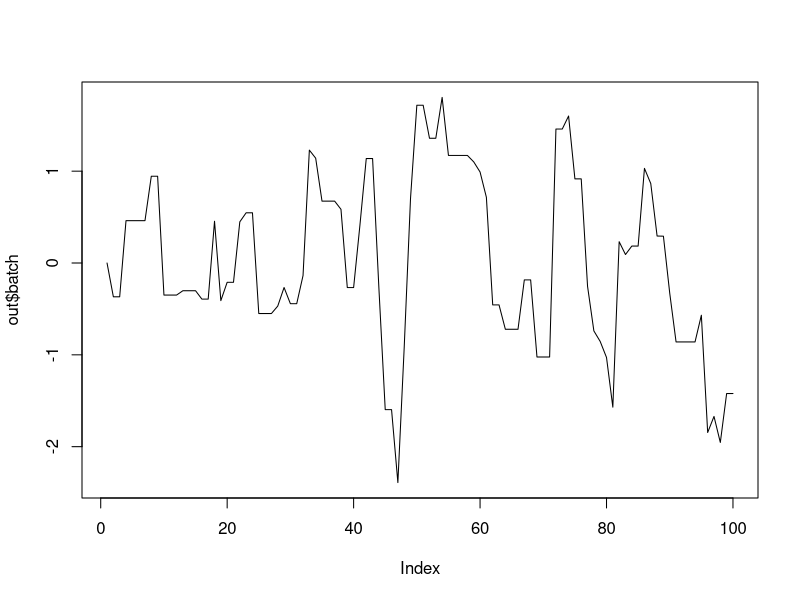
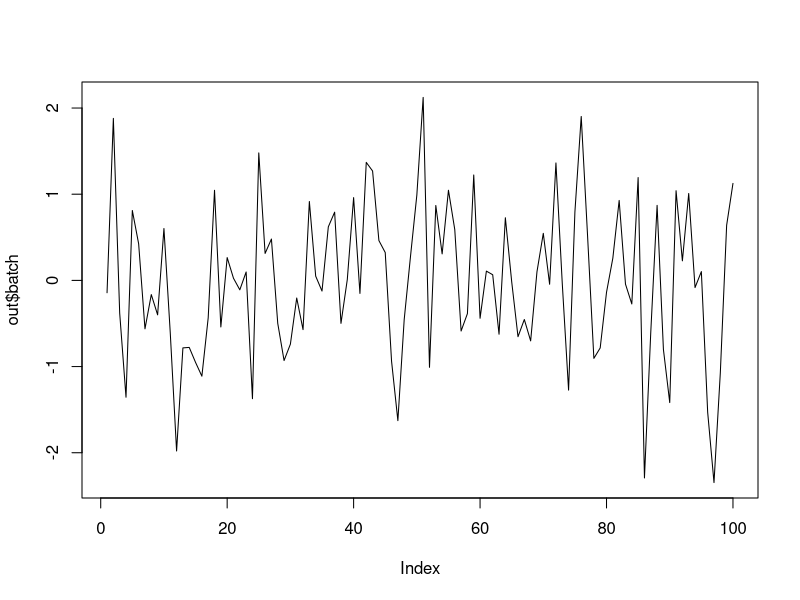
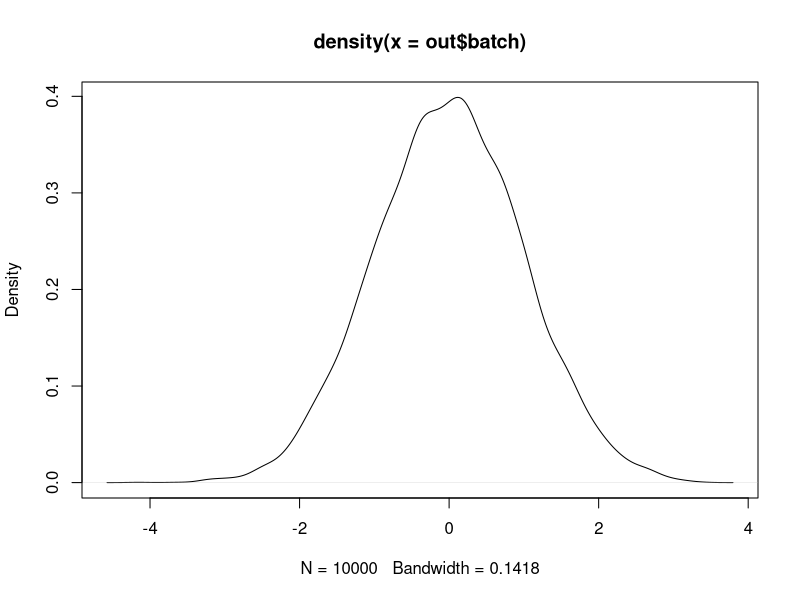

The R source for these figures, in order:
## ---- chunk 1
library(mcmc)
h = function(x){ y = -x^2 / 2 } # the log, unnormalized function

out = metrop( obj = h, initial = 0, nbatch = 100, nspac = 1  )
plot(out$batch, type = "l") # a time series with flat steps

out = metrop( obj = h, initial = 0, nbatch = 100, nspac = 10  )
plot(out$batch, type = "l") # a time series looks like a white noise

out = metrop( obj = h, initial = 0, nbatch = 10000, nspac = 10  )
summary(out)
plot(density(out$batch))
